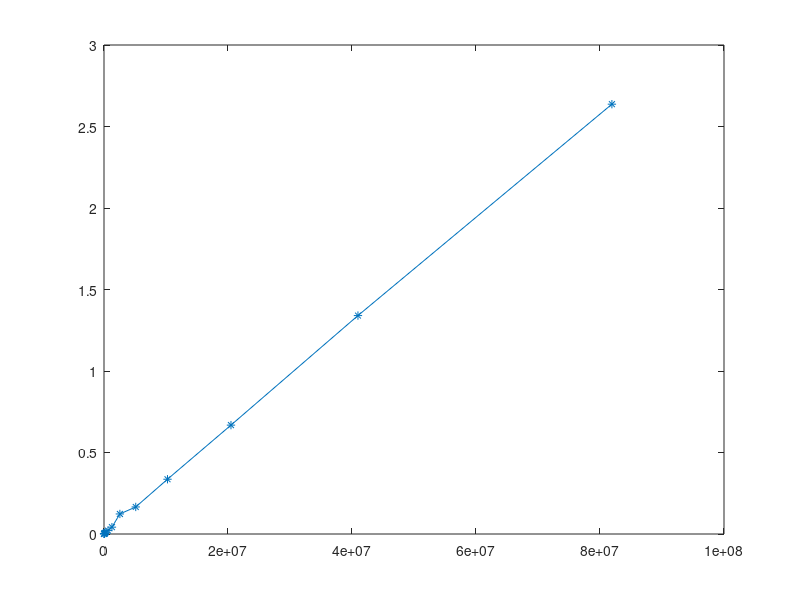

The MATLAB script that drew this image:
look_test = [
  10000 0.001 0.000 0.000
  20000 0.001 0.000 0.000
  40000 0.002 0.000 0.000
  80000 0.003 0.000 0.000
  160000 0.006 0.004 0.000
  320000 0.011 0.008 0.000
  640000 0.021 0.020 0.000
  1280000 0.042 0.040 0.000
  2560000 0.123 0.120 0.000
  5120000 0.166 0.164 0.000
  10240000 0.336 0.332 0.000
  20480000 0.668 0.660 0.004
  40960000 1.340 1.328 0.008
  81920000 2.637 2.628 0.004
];

sort_test = [
  10000 0.011 0.008 0.000
  20000 0.020 0.016 0.000
  40000 0.042 0.040 0.000
  80000 0.088 0.084 0.000
  160000 0.185 0.176 0.000
  320000 0.386 0.372 0.000
  640000 0.827 0.796 0.004
  1280000 1.795 1.728 0.016
  2560000 3.880 3.764 0.016
  5120000 8.554 8.236 0.060
  10240000 17.923 17.328 0.144
  20480000 38.245 37.004 0.320
  40960000 81.135 78.676 0.616
  81920000 171.048 166.008 1.216
];

look_b_test = [
  10000 0.000 0.000 0.000
  20000 0.000 0.000 0.000
  40000 0.000 0.000 0.000
  80000 0.001 0.000 0.000
  160000 0.001 0.000 0.000
  320000 0.000 0.000 0.000
  640000 0.000 0.000 0.000
  1280000 0.000 0.000 0.000
  2560000 0.001 0.000 0.000
  5120000 0.001 0.000 0.000
  10240000 0.001 0.000 0.000
  20480000 0.001 0.000 0.000
  40960000 0.001 0.000 0.000
  81920000 0.002 0.000 0.000
];

sizes = look_test(:,1);

look_times = look_test(:, 2);
sort_times = sort_test(:, 2);
look_b_times = look_b_test(:, 2);

% figure(1)
plot(sizes, look_times, '-*');


% figure(2)
% loglog(sizes, sort_times, "marker", "*");
% title('sort')

% figure(3)
% loglog(sizes, look_b_times, "marker", "*");
% title('look -b')
